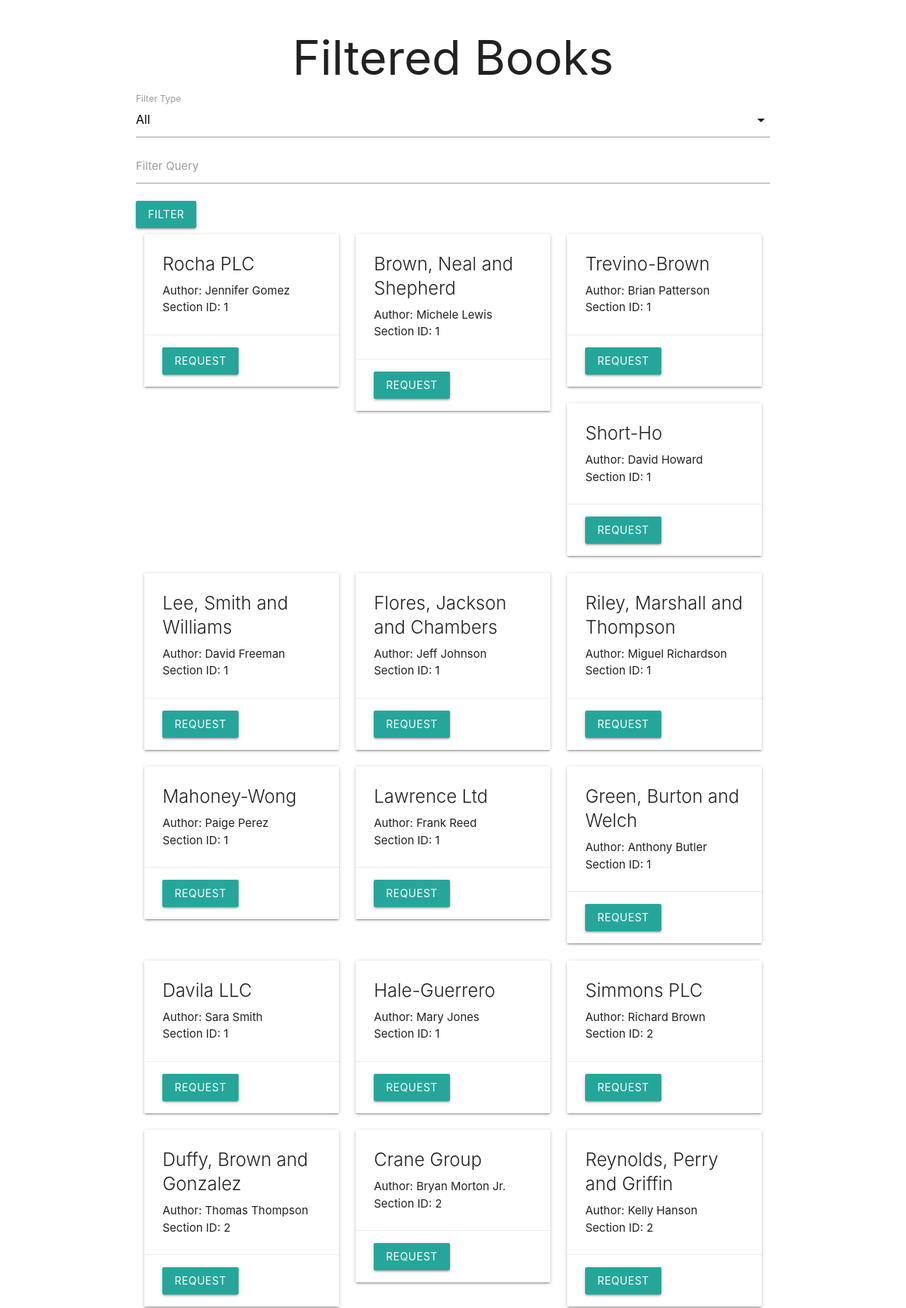
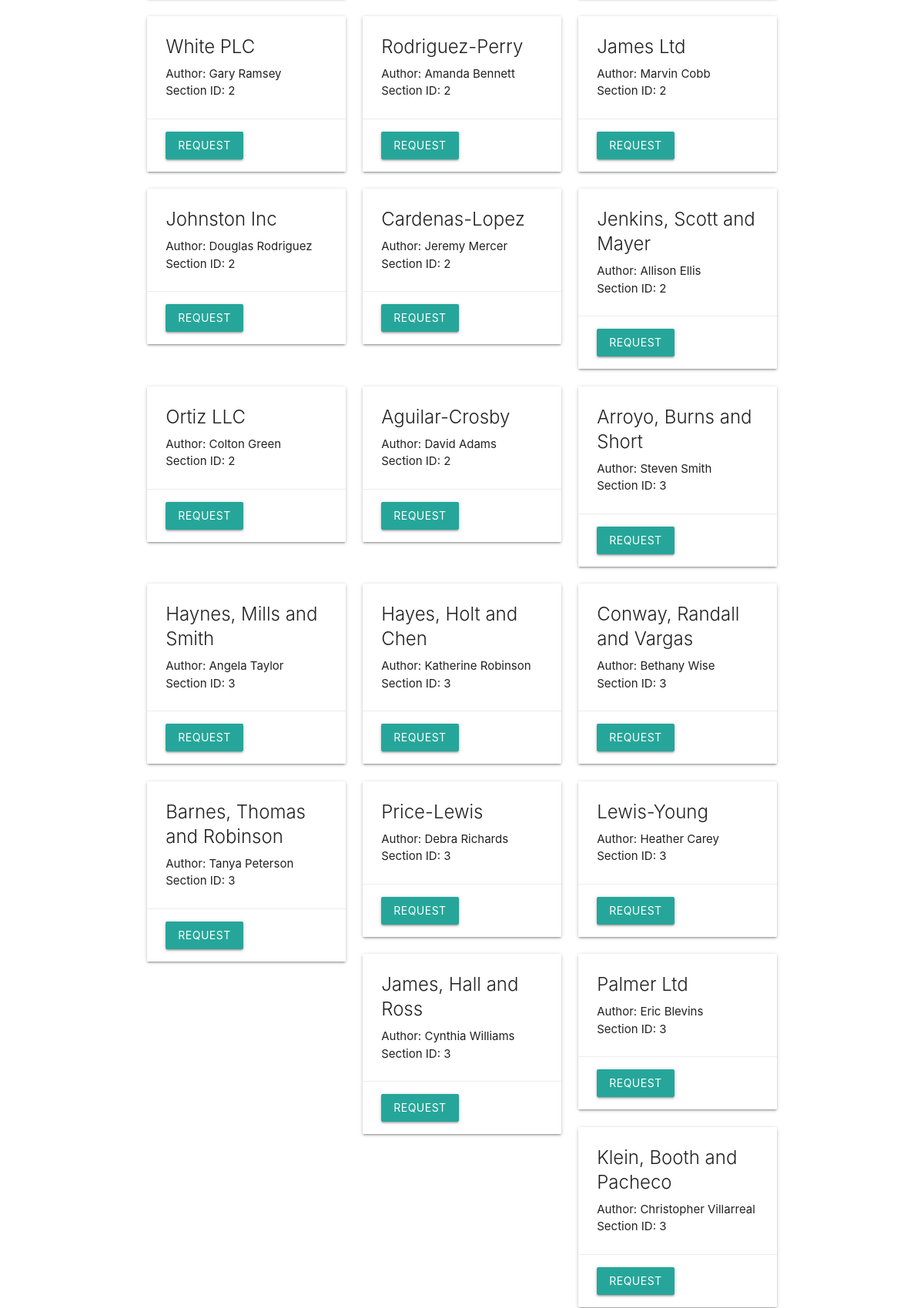
Screenshot of /books/filter (upper part) with the database file from the repository (2 pictures, top to bottom).
### models.py (models this page shows, shortened)
class Book(db.Model):
    __table_name__ = "book"
    id = Column(Integer, primary_key=True)
    name = Column(String(100), nullable=False)
    content = Column(Text, nullable=False)
    author = Column(String(100), nullable=False)
    section_id = Column(Integer, ForeignKey('section.id'), nullable=False)
    user_books = db.relationship('UserBook', back_populates='book', lazy=True)

### app.py (the view)
@app.route('/books/filter', methods=['GET'])
def list_books_by_filter():
    filter_type = request.args.get('filter_type', 'all')
    query = request.args.get('query', '')
    sections = Section.query.all()
    if filter_type == 'section':
        section_id = request.args.get('section_id')
        books = Book.query.filter(Book.section_id == section_id).all()
    elif filter_type == 'author':
        books = Book.query.filter(Book.author.ilike(f"%{query}%")).all()
    else:
        books = Book.query.filter(or_(Book.name.ilike(f"%{query}%"), Book.author.ilike(f"%{query}%"))).all()
    return render_template('books/books_filter.html', books=books, sections=sections, filter_type=filter_type, query=query)

### templates/books/books_filter.html (shortened to what this page needs)
<!DOCTYPE html>
<html lang="en">
<head>
    <link rel="stylesheet" href="https://cdnjs.cloudflare.com/ajax/libs/materialize/1.0.0/css/materialize.min.css">
</head>
<body>
    <div class="container">
        <h1 class="center-align">Filtered Books</h1>
        <form action="/books/filter" method="GET">
            <div class="input-field">
                <label for="filter_type">Filter Type</label>
            </div>
            <div class="input-field" id="query_input" style="display: {% if filter_type != 'section' %}block{% else %}none{% endif %};">
                <input type="text" name="query" id="query" value="{{ query }}">
                <label for="query">Filter Query</label>
            </div>
            <button class="btn waves-effect waves-light" type="submit">Filter</button>
        </form>
        <div class="row">
            {% for book in books %}
            <div class="col s12 m6 l4">
                <div class="card">
                    <div class="card-content">
                        <span class="card-title">{{ book.name }}</span>
                        <p>Author: {{ book.author }}</p>
                        <p>Section ID: {{ book.section_id }}</p>
                    </div>
                    <div class="card-action">
                        <a href="{{ url_for('request_book', book_id=book.id) }}" class="btn waves-effect waves-light">Request</a>
                    </div>
                </div>
            </div>
            {% endfor %}
        </div>
    </div>
</body>
</html>

### rows the page displays
Book: name "Rocha PLC", author "Jennifer Gomez", section_id "1"
Book: name "Brown, Neal and Shepherd", author "Michele Lewis", section_id "1"
Book: name "Trevino-Brown", author "Brian Patterson", section_id "1"
Book: name "Short-Ho", author "David Howard", section_id "1"
Book: name "Lee, Smith and Williams", author "David Freeman", section_id "1"
Book: name "Flores, Jackson and Chambers", author "Jeff Johnson", section_id "1"
Book: name "Riley, Marshall and Thompson", author "Miguel Richardson", section_id "1"
Book: name "Mahoney-Wong", author "Paige Perez", section_id "1"
Book: name "Lawrence Ltd", author "Frank Reed", section_id "1"
Book: name "Green, Burton and Welch", author "Anthony Butler", section_id "1"
Book: name "Davila LLC", author "Sara Smith", section_id "1"
Book: name "Hale-Guerrero", author "Mary Jones", section_id "1"
Book: name "Simmons PLC", author "Richard Brown", section_id "2"
Book: name "Duffy, Brown and Gonzalez", author "Thomas Thompson", section_id "2"
Book: name "Crane Group", author "Bryan Morton Jr.", section_id "2"
Book: name "Reynolds, Perry and Griffin", author "Kelly Hanson", section_id "2"
Book: name "White PLC", author "Gary Ramsey", section_id "2"
Book: name "Rodriguez-Perry", author "Amanda Bennett", section_id "2"
Book: name "James Ltd", author "Marvin Cobb", section_id "2"
Book: name "Johnston Inc", author "Douglas Rodriguez", section_id "2"
Book: name "Cardenas-Lopez", author "Jeremy Mercer", section_id "2"
Book: name "Jenkins, Scott and Mayer", author "Allison Ellis", section_id "2"
Book: name "Ortiz LLC", author "Colton Green", section_id "2"
Book: name "Aguilar-Crosby", author "David Adams", section_id "2"
Book: name "Arroyo, Burns and Short", author "Steven Smith", section_id "3"
Book: name "Haynes, Mills and Smith", author "Angela Taylor", section_id "3"
Book: name "Hayes, Holt and Chen", author "Katherine Robinson", section_id "3"
Book: name "Conway, Randall and Vargas", author "Bethany Wise", section_id "3"
Book: name "Barnes, Thomas and Robinson", author "Tanya Peterson", section_id "3"
Book: name "Price-Lewis", author "Debra Richards", section_id "3"
Book: name "Lewis-Young", author "Heather Carey", section_id "3"
Book: name "James, Hall and Ross", author "Cynthia Williams", section_id "3"
Book: name "Palmer Ltd", author "Eric Blevins", section_id "3"
Book: name "Klein, Booth and Pacheco", author "Christopher Villarreal", section_id "3"
